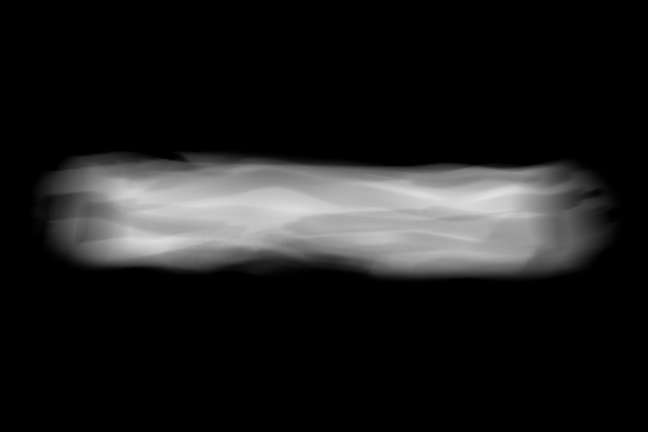
#> input picture notes/rag/contact-review/baseline/contact.png, 1296 x 864 px, given in place of baseline-gallery.png, which was not available (shown at 1/2 size)
$ python knife_demo_sheet.py ../notes/rag/contact-review/baseline
#> lines starting #> are read from the running program, lines starting #| are printed output that depends on the picture; pictures that were not available may be replaced by others from this repository, and a replacement may not be noted
#!/usr/bin/env -S uv run --script
# /// script
# requires-python = ">=3.11"
# dependencies = ["Pillow>=10"]
# ///
import argparse
from pathlib import Path

from PIL import Image, ImageDraw, ImageFont


def main():
    parser = argparse.ArgumentParser(description="Compare the two final knife_demo states.")
    parser.add_argument("directory", type=Path)
    parser.add_argument("--reference", choices=["baseline", "knife-2", "knife-3"], default="baseline")
    args = parser.parse_args()
    model = "knife-3" if (args.directory / "knife-3-gallery.png").exists() else "knife-2"
    if (args.directory / "knife-4-gallery.png").exists():
        model = "knife-4"
    models = [args.reference, model]
    font = ImageFont.truetype("/usr/share/fonts/truetype/dejavu/DejaVuSans.ttf", 19)
    for view in ["gallery", "color"]:
        sheet = Image.new("RGB", (1248, 456), "#202020")
#> sheet: PIL image 1248x456 RGB; every value is 32
        draw = ImageDraw.Draw(sheet)
        for col, model in enumerate(models):
            x = 16 + col * 616
            draw.text((x, 12), f"{model}: {view}", font=font, fill="white")
            with Image.open(args.directory / f"{model}-{view}.png") as image:
#> image is the input picture: PIL image 1296x864 L; min 0, max 226, mean 29.1
                sheet.paste(image.resize((600, 400), Image.Resampling.LANCZOS), (x, 44))
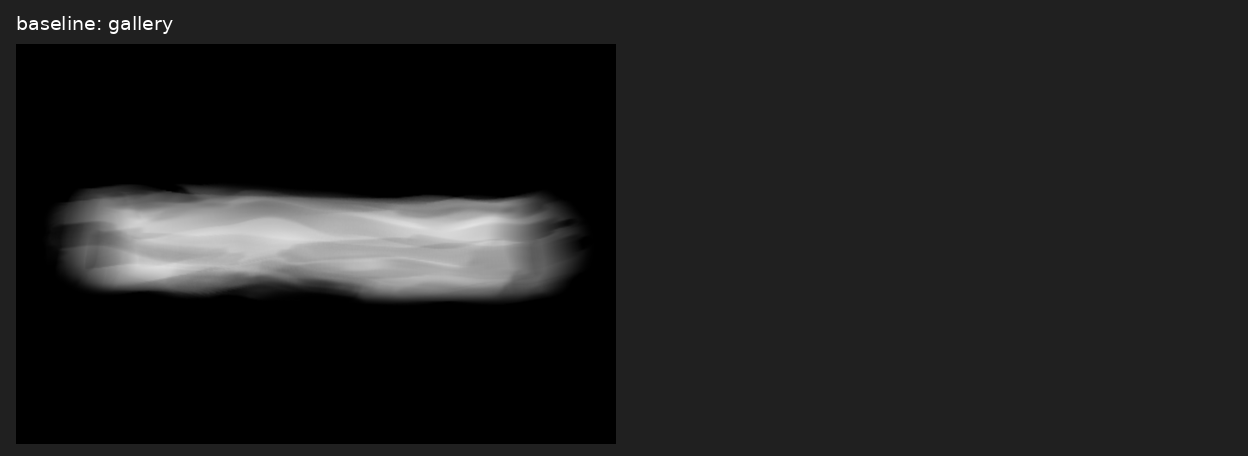
#> sheet: PIL image 1248x456 RGB; min 0, max 255, mean 31.1
        sheet.save(args.directory / f"comparison-{view}.png")
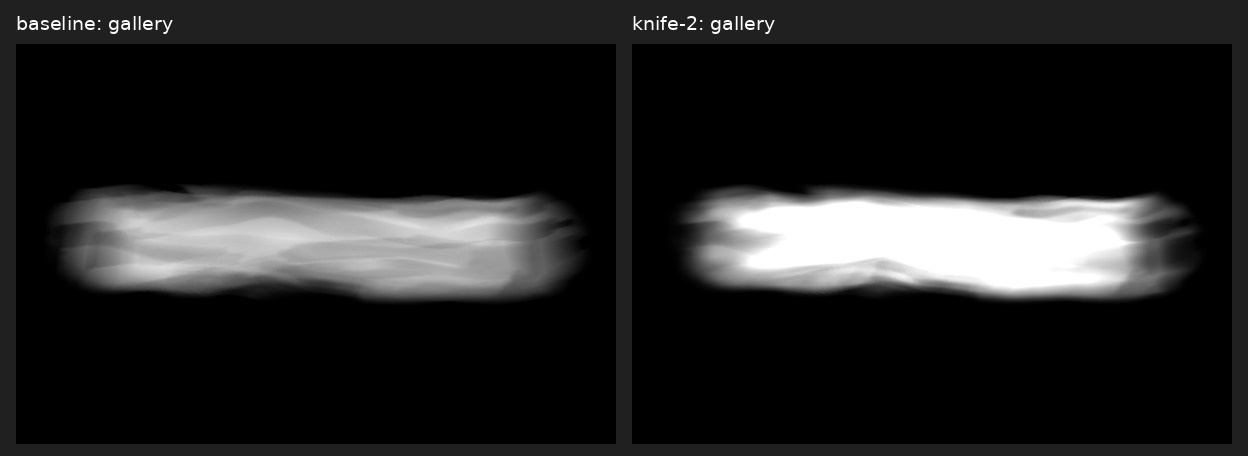
#> saved as comparison-gallery.png: PIL image 1248x456 RGB; min 0, max 255, mean 34.4
#> pass 2 of the loop in main, `for view in ["gallery", "color"]:`:
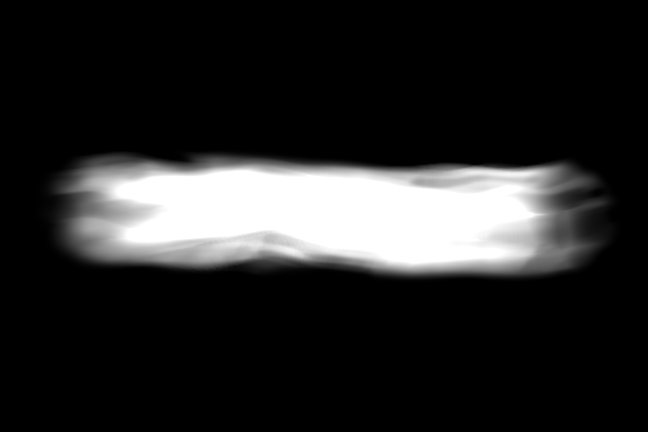
#> input picture notes/rag/contact-review/baseline/deposit.png, 1296 x 864 px, given in place of baseline-color.png, which was not available (shown at 1/2 size)
#> in main, image is the input picture: PIL image 1296x864 L; min 0, max 255, mean 39.5
#> in main, `sheet.paste(image.resize((600, 400), Image.Resampling.LANCZOS), (x, 44))`:
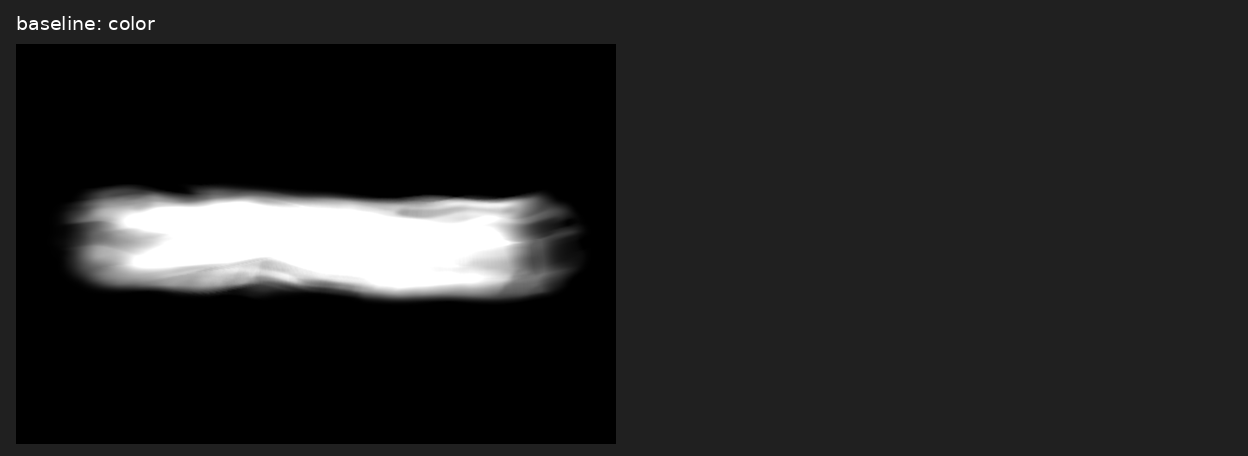
#> sheet: PIL image 1248x456 RGB; min 0, max 255, mean 35.4
    for name, box in [("detail-scrape", (350, 250, 900, 500)), ("detail-ridge", (360, 530, 860, 720))]:
        width, height = box[2] - box[0], box[3] - box[1]
        sheet = Image.new("RGB", (2 * width + 48, height + 56), "#202020")
        draw = ImageDraw.Draw(sheet)
        for col, model in enumerate(models):
            x = 16 + col * (width + 16)
            draw.text((x, 12), f"{model}: Gallery 1:1", font=font, fill="white")
            with Image.open(args.directory / f"{model}-gallery.png") as image:
                sheet.paste(image.crop(box), (x, 44))
        sheet.save(args.directory / f"{name}.png")
    for file in args.directory.glob("*.png"):
        if file.stat().st_size >= 20_000_000:
            raise RuntimeError(f"{file.name} is over the 20 MB limit")
    print("Full comparisons use 600 px panels; the two detail comparisons are unscaled native crops.")


if __name__ == "__main__":
#> (the run stopped early here; a loop or call above may not have finished)
